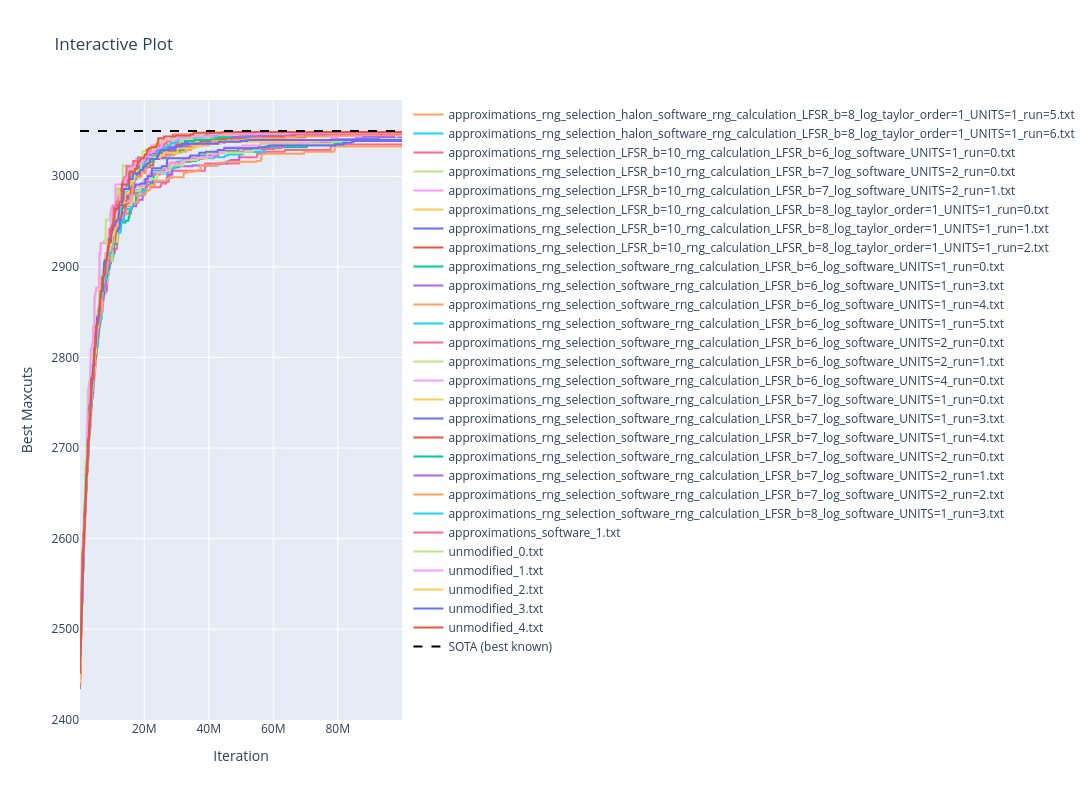

The notebook cell saved with this chart:
### Code cell
plot_group(prefixes=["unmodified","approximations"])

### Figure 1 — Plotly figure (JSON) as saved in the notebook; plotly's stock layout.template omitted (floating-point values rounded to 4 significant figures; data arrays with more than 128 entries replaced by an {"elided": "..."} marker saying what was removed)
{"data": [{"mode": "lines", "name": "approximations_rng_selection_halon_software_rng_calculation_LFSR_b=8_log_taylor_order=1_UNITS=1_run=0.txt", "type": "scatter", "x": [], "y": []}, {"mode": "lines", "name": "approximations_rng_selection_halon_software_rng_calculation_LFSR_b=8_log_taylor_order=1_UNITS=1_run=1.txt", "type": "scatter", "x": [], "y": []}, {"mode": "lines", "name": "approximations_rng_selection_halon_software_rng_calculation_LFSR_b=8_log_taylor_order=1_UNITS=1_run=2.txt", "type": "scatter", "x": [], "y": []}, {"mode": "lines", "name": "approximations_rng_selection_halon_software_rng_calculation_LFSR_b=8_log_taylor_order=1_UNITS=1_run=3.txt", "type": "scatter", "x": [], "y": []}, {"mode": "lines", "name": "approximations_rng_selection_halon_software_rng_calculation_LFSR_b=8_log_taylor_order=1_UNITS=1_run=5.txt", "type": "scatter", "x": {"elided": "999 int values"}, "y": {"elided": "999 int values"}}, {"mode": "lines", "name": "approximations_rng_selection_halon_software_rng_calculation_LFSR_b=8_log_taylor_order=1_UNITS=1_run=6.txt", "type": "scatter", "x": {"elided": "491 int values"}, "y": {"elided": "491 int values"}}, {"mode": "lines", "name": "approximations_rng_selection_LFSR_b=10_rng_calculation_LFSR_b=6_log_software_UNITS=1_run=0.txt", "type": "scatter", "x": {"elided": "999 int values"}, "y": {"elided": "999 int values"}}, {"mode": "lines", "name": "approximations_rng_selection_LFSR_b=10_rng_calculation_LFSR_b=7_log_software_UNITS=2_run=0.txt", "type": "scatter", "x": {"elided": "999 int values"}, "y": {"elided": "999 int values"}}, {"mode": "lines", "name": "approximations_rng_selection_LFSR_b=10_rng_calculation_LFSR_b=7_log_software_UNITS=2_run=1.txt", "type": "scatter", "x": {"elided": "999 int values"}, "y": {"elided": "999 int values"}}, {"mode": "lines", "name": "approximations_rng_selection_LFSR_b=10_rng_calculation_LFSR_b=8_log_taylor_order=1_UNITS=1_run=0.txt", "type": "scatter", "x": {"elided": "999 int values"}, "y": {"elided": "999 int values"}}, {"mode": "lines", "name": "approximations_rng_selection_LFSR_b=10_rng_calculation_LFSR_b=8_log_taylor_order=1_UNITS=1_run=1.txt", "type": "scatter", "x": {"elided": "999 int values"}, "y": {"elided": "999 int values"}}, {"mode": "lines", "name": "approximations_rng_selection_LFSR_b=10_rng_calculation_LFSR_b=8_log_taylor_order=1_UNITS=1_run=2.txt", "type": "scatter", "x": {"elided": "999 int values"}, "y": {"elided": "999 int values"}}, {"mode": "lines", "name": "approximations_rng_selection_software_rng_calculation_LFSR_b=6_log_software_UNITS=1_run=0.txt", "type": "scatter", "x": {"elided": "999 int values"}, "y": {"elided": "999 int values"}}, {"mode": "lines", "name": "approximations_rng_selection_software_rng_calculation_LFSR_b=6_log_software_UNITS=1_run=3.txt", "type": "scatter", "x": {"elided": "999 int values"}, "y": {"elided": "999 int values"}}, {"mode": "lines", "name": "approximations_rng_selection_software_rng_calculation_LFSR_b=6_log_software_UNITS=1_run=4.txt", "type": "scatter", "x": {"elided": "999 int values"}, "y": {"elided": "999 int values"}}, {"mode": "lines", "name": "approximations_rng_selection_software_rng_calculation_LFSR_b=6_log_software_UNITS=1_run=5.txt", "type": "scatter", "x": {"elided": "999 int values"}, "y": {"elided": "999 int values"}}, {"mode": "lines", "name": "approximations_rng_selection_software_rng_calculation_LFSR_b=6_log_software_UNITS=2_run=0.txt", "type": "scatter", "x": {"elided": "999 int values"}, "y": {"elided": "999 int values"}}, {"mode": "lines", "name": "approximations_rng_selection_software_rng_calculation_LFSR_b=6_log_software_UNITS=2_run=1.txt", "type": "scatter", "x": {"elided": "999 int values"}, "y": {"elided": "999 int values"}}, {"mode": "lines", "name": "approximations_rng_selection_software_rng_calculation_LFSR_b=6_log_software_UNITS=4_run=0.txt", "type": "scatter", "x": {"elided": "999 int values"}, "y": {"elided": "999 int values"}}, {"mode": "lines", "name": "approximations_rng_selection_software_rng_calculation_LFSR_b=7_log_software_UNITS=1_run=0.txt", "type": "scatter", "x": {"elided": "999 int values"}, "y": {"elided": "999 int values"}}, {"mode": "lines", "name": "approximations_rng_selection_software_rng_calculation_LFSR_b=7_log_software_UNITS=1_run=3.txt", "type": "scatter", "x": {"elided": "999 int values"}, "y": {"elided": "999 int values"}}, {"mode": "lines", "name": "approximations_rng_selection_software_rng_calculation_LFSR_b=7_log_software_UNITS=1_run=4.txt", "type": "scatter", "x": {"elided": "999 int values"}, "y": {"elided": "999 int values"}}, {"mode": "lines", "name": "approximations_rng_selection_software_rng_calculation_LFSR_b=7_log_software_UNITS=2_run=0.txt", "type": "scatter", "x": {"elided": "999 int values"}, "y": {"elided": "999 int values"}}, {"mode": "lines", "name": "approximations_rng_selection_software_rng_calculation_LFSR_b=7_log_software_UNITS=2_run=1.txt", "type": "scatter", "x": {"elided": "999 int values"}, "y": {"elided": "999 int values"}}, {"mode": "lines", "name": "approximations_rng_selection_software_rng_calculation_LFSR_b=7_log_software_UNITS=2_run=2.txt", "type": "scatter", "x": {"elided": "999 int values"}, "y": {"elided": "999 int values"}}, {"mode": "lines", "name": "approximations_rng_selection_software_rng_calculation_LFSR_b=8_log_software_UNITS=1_run=3.txt", "type": "scatter", "x": {"elided": "999 int values"}, "y": {"elided": "999 int values"}}, {"mode": "lines", "name": "approximations_software_1.txt", "type": "scatter", "x": {"elided": "999 int values"}, "y": {"elided": "999 int values"}}, {"mode": "lines", "name": "unmodified_0.txt", "type": "scatter", "x": {"elided": "999 int values"}, "y": {"elided": "999 int values"}}, {"mode": "lines", "name": "unmodified_1.txt", "type": "scatter", "x": {"elided": "999 int values"}, "y": {"elided": "999 int values"}}, {"mode": "lines", "name": "unmodified_2.txt", "type": "scatter", "x": {"elided": "999 int values"}, "y": {"elided": "999 int values"}}, {"mode": "lines", "name": "unmodified_3.txt", "type": "scatter", "x": {"elided": "999 int values"}, "y": {"elided": "999 int values"}}, {"mode": "lines", "name": "unmodified_4.txt", "type": "scatter", "x": {"elided": "999 int values"}, "y": {"elided": "999 int values"}}, {"line": {"color": "black", "dash": "dash"}, "mode": "lines", "name": "SOTA (best known)", "type": "scatter", "x": [100000, 99900000], "y": [3050, 3050]}], "layout": {"height": 800, "title": {"text": "Interactive Plot"}, "width": 1600, "xaxis": {"anchor": "y", "domain": [0, 1], "title": {"text": "Iteration"}}, "yaxis": {"anchor": "x", "domain": [0, 1], "title": {"text": "Best Maxcuts"}}}}
